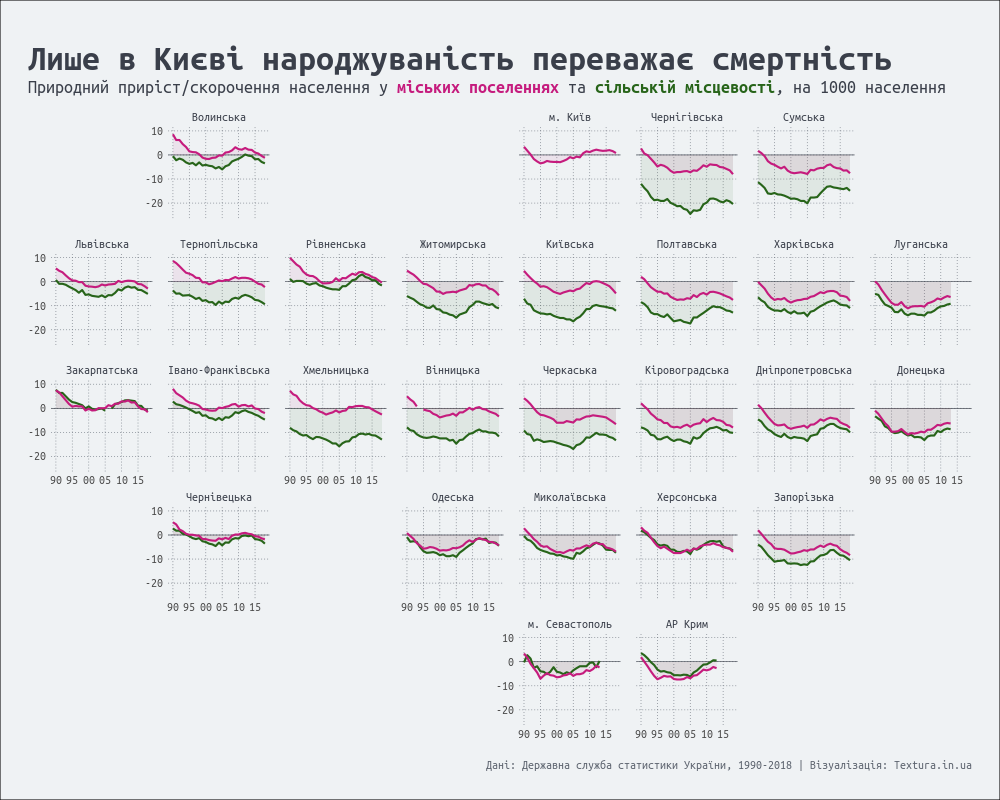

This chart was generated by the following R code:
library(dplyr)
library(tidyr)
library(stringr)
library(ggplot2)
library(ggtext)
library(geofacet)
source('custom_grid.R')

df <- read.csv('data/population_trends.csv', stringsAsFactors = FALSE)

df <- df %>% 
  gather(key = type, value = ratio, -region, -year) %>% 
  mutate(region = str_replace_all(region, ' область', ''),
         region = str_replace_all(region, '\\(міськрада\\)', ''),
         region = str_replace_all(region, 'Автономна Республіка', 'АР'),
         region = trimws(region))

png(filename = 'geofacet.png', width = 1000, height = 800)

ggplot(df)+
  geom_hline(yintercept = 0, size = 0.3, color = '#3A3F4A')+
  geom_ribbon(aes(x = year, ymin = 0, ymax = ratio, fill = type), alpha = 0.075)+
  geom_line(aes(x = year, y = ratio, color = type), size = 1)+
  facet_geo(~region, grid = ukraine)+
  scale_x_continuous(breaks = seq(1990, 2015, 5), 
                     labels = c("90", "95", "00", "05", "10", "15"))+
  scale_color_manual(values = c('#276419', '#c51b7d'), 
                     aesthetics = c("color", "fill"))+
  labs(title = 'Лише в Києві народжуваність переважає смертність',
       subtitle = 'Природний приріст/скорочення населення у <span style="color:#c51b7d"><b>міських поселеннях</b></span> та <span style="color:#276419"><b>сільській місцевості</b></span>, на 1000 населення',
       caption = 'Дані: Державна служба статистики України, 1990-2018 | Візуалізація: Textura.in.ua')+
  theme_minimal(base_family = 'Ubuntu Condensed')+
  theme(legend.position = 'none',
        text = element_text(family = 'Ubuntu Mono', face = 'plain', color = '#3A3F4A'),
        axis.title = element_blank(),
        axis.text = element_text(size = 12),
        strip.text.x = element_text(color = '#3A3F4A', size = 12),
        panel.spacing.x = unit(1.1, 'lines'),
        panel.spacing.y = unit(1.1, 'lines'),
        panel.grid.major = element_line(size = 0.35, linetype = 'dotted', color = '#5D646F'),
        panel.grid.minor = element_blank(),
        plot.title = element_text(face = 'bold', size = 36, margin = margin(b = 5, t = 20)),
        plot.title.position = 'plot',
        plot.subtitle = element_markdown(size = 18, face = 'plain', margin = margin(b = 10)),
        plot.caption = element_text(size = 12, color = '#5D646F', margin = margin(t = 20)),
        plot.background = element_rect(fill = '#EFF2F4'),
        plot.margin = unit(c(1, 1, 1, 1), 'cm'))

dev.off()
